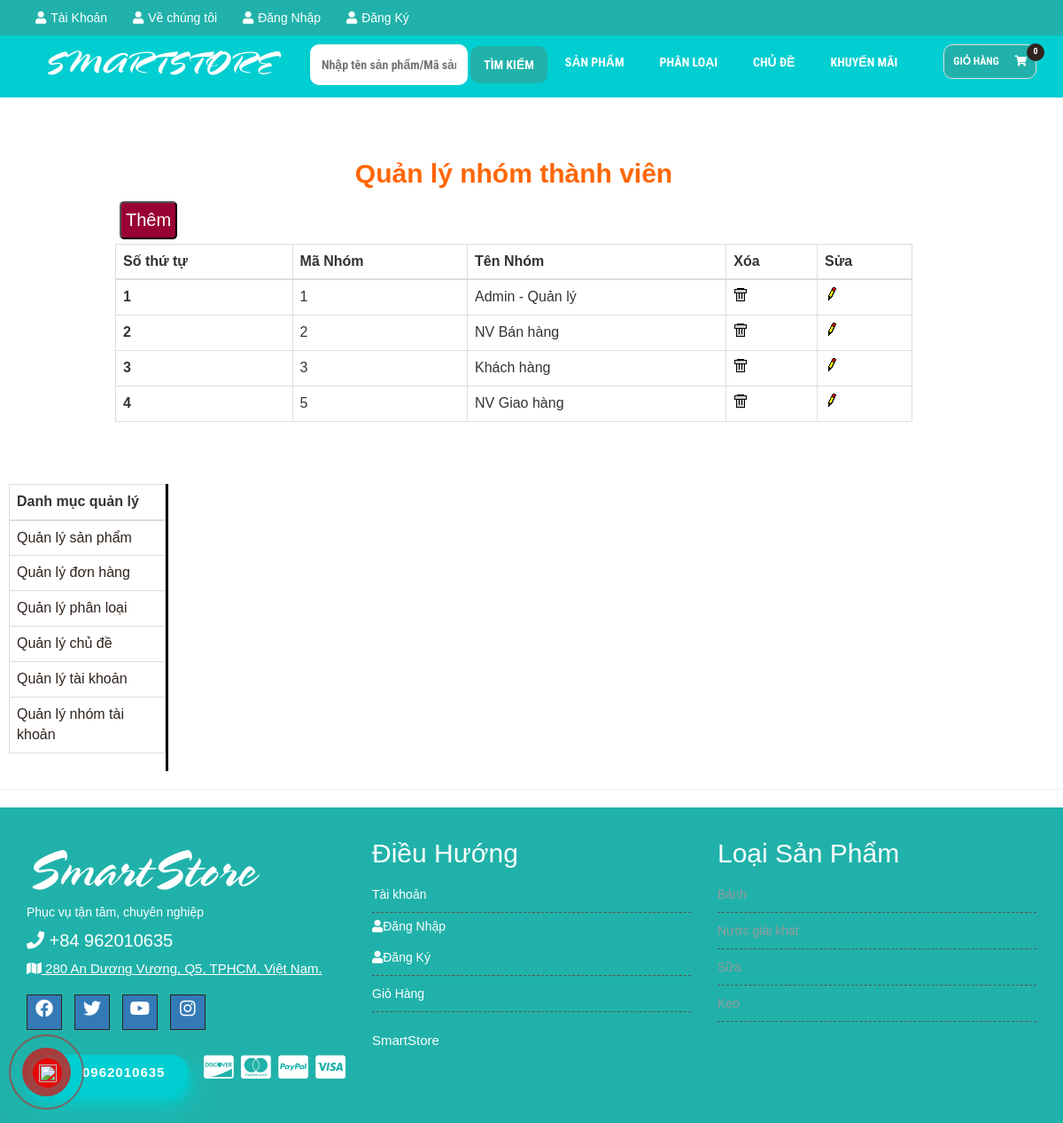
The page /admin.php?mod=group&act=manage on the database its author committed.
### tables this page shows
CREATE TABLE `groups` (
  `GroupID` int(11) NOT NULL,
  `GroupName` varchar(50) NOT NULL
);

CREATE TABLE `categories` (
  `CategoryID` int(11) NOT NULL,
  `CategoryName` varchar(255) NOT NULL,
  `Position` int(11) DEFAULT 0
);

### Controller/Group/Manage.php (called while the page is built)
<?php
	include("Model/Group.php");
	$gr = new Group();
	$ret = $gr->getGroupManage();
	include_once("View/Group/Manage.php");
?>

### Model/Group.php (called while the page is built, shortened)
<?php
include_once("DataProvider.php");
class Group{
	private $da;
	function __construct(){
		$this->da = new DataProvider();
	}
	function getGroupManage(){
		$sql = "Select * from groups";
		return $this->da->FetchAll($sql);
	}
}
?>

### Model/DataProvider.php (called while the page is built, shortened)
<?php
	class DataProvider{
		private $link;
		function __construct()
		{
			$this->link=mysqli_connect("localhost","root","","webdack");
		}
		function ExecuteQuery($sql)
		{
			mysqli_query($this->link,"set names utf8");
			return mysqli_query($this->link, $sql);
		}
		function FetchAll($sql){
			$arr=array();
			$r = $this->ExecuteQuery($sql);
			while($row = mysqli_fetch_assoc($r)){
				$arr[]=$row;
			}
			return $arr;
		}
	}
?>

### Controller/Category/Categoryfooter.php (called while the page is built)
<?php
	include_once("Model/Category.php");
	$cate = new Category;
	$result = $cate->getCategory();
	include("View/Category/Categoryfooter.php");
?>

### Model/Category.php (called while the page is built, shortened)
<?php
	include_once("Model/DataProvider.php");
	class Category{
		private $da;
		function __construct(){
			$this->da=new DataProvider();
		}
		function getCategory(){
			$sql= "Select * from categories";
			return $this->da->FetchAll($sql);
		}
	}
?>

### Controller/Category/Category.php (called while the page is built)
<?php
	include_once("Model/Category.php");
	$cate = new Category();
	$result = $cate->getCategory();
	include_once("View/Category/Category.php");
?>

### View/Group/Manage.php (the view)
<br>
<div style="width: 900px; float: right; margin-right: 170px;">
<center><h2><a style="color: #ff6600;font-weight: bold;font-size: 30px" href="admin.php?mod=group&act=manage">Quản lý nhóm thành viên</a></h2></center>
	<button style="background-color: #990033; border-radius: 5px; padding: 5px; margin: 5px;"><a style="color: #fff;font-size: 20px" href="admin.php?mod=group&act=insert">Thêm</a></button>
	<table class="table table-bordered">
	<thead>
		<tr>
		<th scope="col">Số thứ tự</th>
		<th scope="col">Mã Nhóm</th>
		<th scope="col">Tên Nhóm</th>
		<th scope="col">Xóa</th>
		<th scope="col">Sửa</th>
		</tr>
	</thead>
	<tbody>
		<?php
		$index = 1;
		foreach ($ret as $row) { ?>
			<tr>
				<th scope="row"><?= $index ?></th>
				<td><?= $row['GroupID'] ?></td>
				<td><?= $row['GroupName'] ?></td>
				<td><?= "<a href=\"admin.php?mod=group&act=delete&id=$row[GroupID]\" onclick=\"return IsDelete()\">" ?><img src="Images/Delete.gif" /></a></td>
				<td><?= "<a href=\"admin.php?mod=group&act=edit&id=$row[GroupID]\">" ?><img src="Images/Edit.gif" /></a></td>
			</tr>
			<?php $index++;
		} ?>
	</tbody>
	</table>
</div>

### View/Category/Categoryfooter.php
<?php
    foreach ($result as $row) {
    	echo "<li><a href=\"index.php?mod=category&act=resultcategory&id={$row['CategoryID']}\">{$row['CategoryName']}</a></li>";
    }
?>

### css/style.css (style rules this page uses)
img { max-width: 100%; height: auto; }
h1, h2, h3, h4, h5, h6 { margin: 0 0 10px; }
body { font-family:Arial, Helvetica, sans-serif; background-color: #fff; }
.footer-menu ul li { border-bottom: 1px dashed #555; padding: 5px 0; }
.footer-menu a { display: block; padding: 5px 0;color: #999 }
a { color: #30231D }
body { width: 100%; }

### rows shown on the page
groups: GroupID "1", GroupName "Admin - Quản lý"
groups: GroupID "2", GroupName "NV Bán hàng"
groups: GroupID "3", GroupName "Khách hàng"
groups: GroupID "5", GroupName "NV Giao hàng"
categories: CategoryName "Bánh"
categories: CategoryName "Nước giải khát"
categories: CategoryName "Sữa"
categories: CategoryName "Kẹo"
